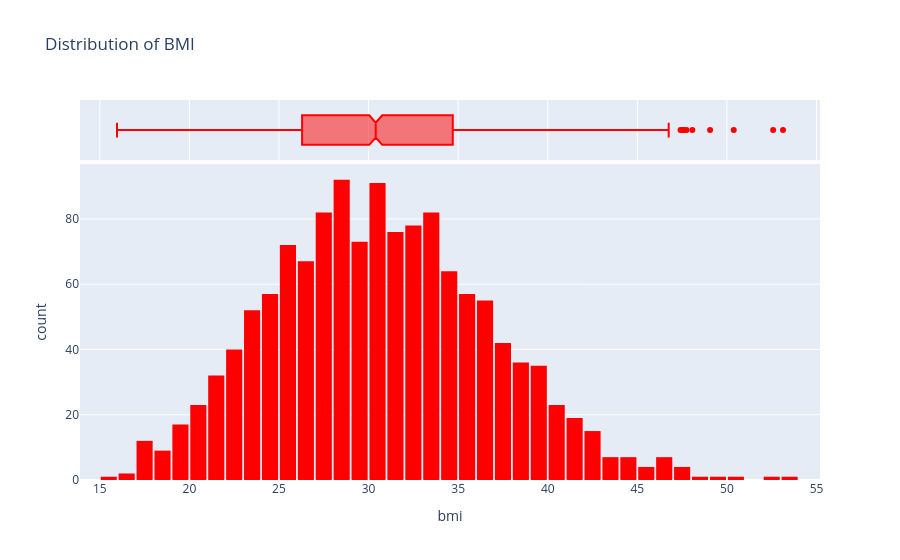

Notebook source saved alongside this figure:
### Code cell
fig = px.histogram(df,
                  x='bmi',
                  marginal = 'box',
                  nbins = 47,
                  color_discrete_sequence = ['red'],
                  title = 'Distribution of BMI')
fig.update_layout(bargap = 0.1)
fig.show()

### Figure 1 — Plotly figure (JSON) as saved in the notebook; plotly's stock layout.template omitted (floating-point values rounded to 4 significant figures; data arrays with more than 128 entries replaced by an {"elided": "..."} marker saying what was removed)
{"data": [{"alignmentgroup": "True", "bingroup": "x", "hovertemplate": "bmi=%{x}<br>count=%{y}<extra></extra>", "legendgroup": "", "marker": {"color": "red", "pattern": {"shape": ""}}, "name": "", "nbinsx": 47, "offsetgroup": "", "orientation": "v", "showlegend": false, "type": "histogram", "x": {"elided": "1338 float values"}, "xaxis": "x", "yaxis": "y"}, {"alignmentgroup": "True", "hovertemplate": "bmi=%{x}<extra></extra>", "legendgroup": "", "marker": {"color": "red"}, "name": "", "notched": true, "offsetgroup": "", "showlegend": false, "type": "box", "x": {"elided": "1338 float values"}, "xaxis": "x2", "yaxis": "y2"}], "layout": {"bargap": 0.1, "barmode": "relative", "legend": {"tracegroupgap": 0}, "title": {"text": "Distribution of BMI"}, "xaxis": {"anchor": "y", "domain": [0, 1], "title": {"text": "bmi"}}, "xaxis2": {"anchor": "y2", "domain": [0, 1], "matches": "x", "showgrid": true, "showticklabels": false}, "yaxis": {"anchor": "x", "domain": [0, 0.8316], "title": {"text": "count"}}, "yaxis2": {"anchor": "x2", "domain": [0.8416, 1], "matches": "y2", "showgrid": false, "showline": false, "showticklabels": false, "ticks": ""}}}
